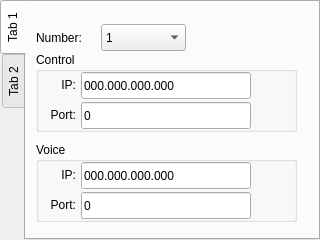
<?xml version="1.0" encoding="UTF-8"?>
<ui version="4.0">
 <class>Widget</class>
 <widget class="QWidget" name="Widget">
  <property name="geometry">
   <rect>
    <x>0</x>
    <y>0</y>
    <width>320</width>
    <height>240</height>
   </rect>
  </property>
  <property name="windowTitle">
   <string>Widget</string>
  </property>
  <widget class="QTabWidget" name="tabWidget">
   <property name="geometry">
    <rect>
     <x>0</x>
     <y>0</y>
     <width>320</width>
     <height>240</height>
    </rect>
   </property>
   <property name="tabPosition">
    <enum>QTabWidget::West</enum>
   </property>
   <widget class="QWidget" name="tab">
    <attribute name="title">
     <string>Tab 1</string>
    </attribute>
    <widget class="QComboBox" name="comboBox">
     <property name="geometry">
      <rect>
       <x>75</x>
       <y>22</y>
       <width>85</width>
       <height>27</height>
      </rect>
     </property>
     <item>
      <property name="text">
       <string>1</string>
      </property>
     </item>
     <item>
      <property name="text">
       <string>2</string>
      </property>
     </item>
     <item>
      <property name="text">
       <string>3</string>
      </property>
     </item>
     <item>
      <property name="text">
       <string>4</string>
      </property>
     </item>
    </widget>
    <widget class="QLabel" name="label">
     <property name="geometry">
      <rect>
       <x>10</x>
       <y>20</y>
       <width>67</width>
       <height>31</height>
      </rect>
     </property>
     <property name="text">
      <string>Number:</string>
     </property>
    </widget>
    <widget class="QGroupBox" name="groupBox">
     <property name="geometry">
      <rect>
       <x>10</x>
       <y>50</y>
       <width>261</width>
       <height>80</height>
      </rect>
     </property>
     <property name="title">
      <string>Control</string>
     </property>
     <widget class="QLineEdit" name="Control_IP">
      <property name="geometry">
       <rect>
        <x>45</x>
        <y>20</y>
        <width>170</width>
        <height>27</height>
       </rect>
      </property>
      <property name="text">
       <string>000.000.000.000</string>
      </property>
     </widget>
     <widget class="QLabel" name="label_2">
      <property name="geometry">
       <rect>
        <x>5</x>
        <y>20</y>
        <width>35</width>
        <height>25</height>
       </rect>
      </property>
      <property name="text">
       <string>IP:</string>
      </property>
      <property name="alignment">
       <set>Qt::AlignRight|Qt::AlignTrailing|Qt::AlignVCenter</set>
      </property>
     </widget>
     <widget class="QLineEdit" name="Control_Port">
      <property name="geometry">
       <rect>
        <x>45</x>
        <y>50</y>
        <width>170</width>
        <height>27</height>
       </rect>
      </property>
      <property name="text">
       <string>0</string>
      </property>
     </widget>
     <widget class="QLabel" name="label_3">
      <property name="geometry">
       <rect>
        <x>5</x>
        <y>50</y>
        <width>35</width>
        <height>25</height>
       </rect>
      </property>
      <property name="text">
       <string>Port:</string>
      </property>
      <property name="alignment">
       <set>Qt::AlignRight|Qt::AlignTrailing|Qt::AlignVCenter</set>
      </property>
     </widget>
    </widget>
    <widget class="QGroupBox" name="groupBox_2">
     <property name="geometry">
      <rect>
       <x>10</x>
       <y>140</y>
       <width>261</width>
       <height>80</height>
      </rect>
     </property>
     <property name="title">
      <string>Voice</string>
     </property>
     <widget class="QLineEdit" name="Voice_IP">
      <property name="geometry">
       <rect>
        <x>45</x>
        <y>20</y>
        <width>170</width>
        <height>27</height>
       </rect>
      </property>
      <property name="text">
       <string>000.000.000.000</string>
      </property>
     </widget>
     <widget class="QLabel" name="label_4">
      <property name="geometry">
       <rect>
        <x>5</x>
        <y>20</y>
        <width>35</width>
        <height>25</height>
       </rect>
      </property>
      <property name="text">
       <string>IP:</string>
      </property>
      <property name="alignment">
       <set>Qt::AlignRight|Qt::AlignTrailing|Qt::AlignVCenter</set>
      </property>
     </widget>
     <widget class="QLineEdit" name="Voice_Port">
      <property name="geometry">
       <rect>
        <x>45</x>
        <y>50</y>
        <width>170</width>
        <height>27</height>
       </rect>
      </property>
      <property name="text">
       <string>0</string>
      </property>
     </widget>
     <widget class="QLabel" name="label_5">
      <property name="geometry">
       <rect>
        <x>5</x>
        <y>50</y>
        <width>35</width>
        <height>25</height>
       </rect>
      </property>
      <property name="text">
       <string>Port:</string>
      </property>
      <property name="alignment">
       <set>Qt::AlignRight|Qt::AlignTrailing|Qt::AlignVCenter</set>
      </property>
     </widget>
    </widget>
   </widget>
   <widget class="QWidget" name="tab_2">
    <attribute name="title">
     <string>Tab 2</string>
    </attribute>
   </widget>
  </widget>
 </widget>
 <layoutdefault spacing="6" margin="11"/>
 <resources/>
 <connections/>
</ui>
